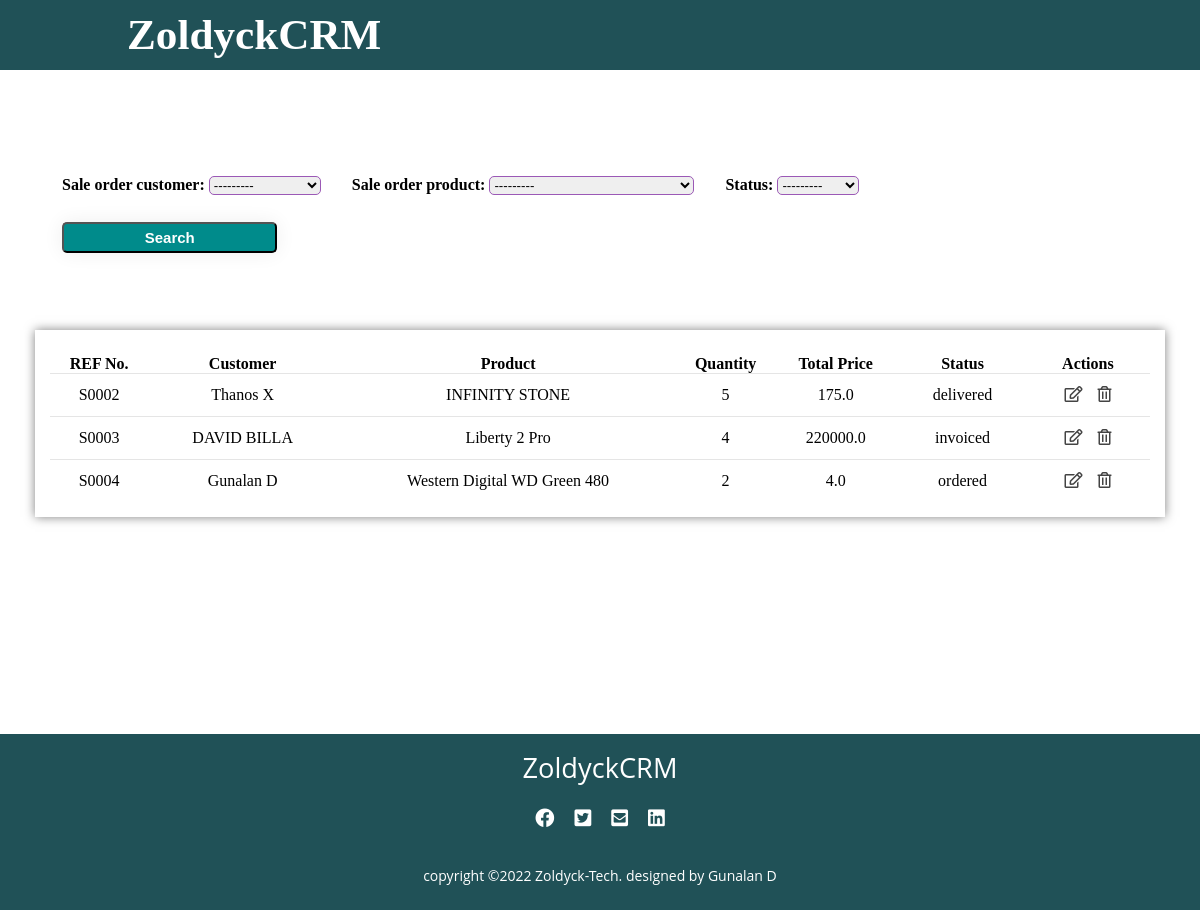
Before: /orders/ with the older database file.
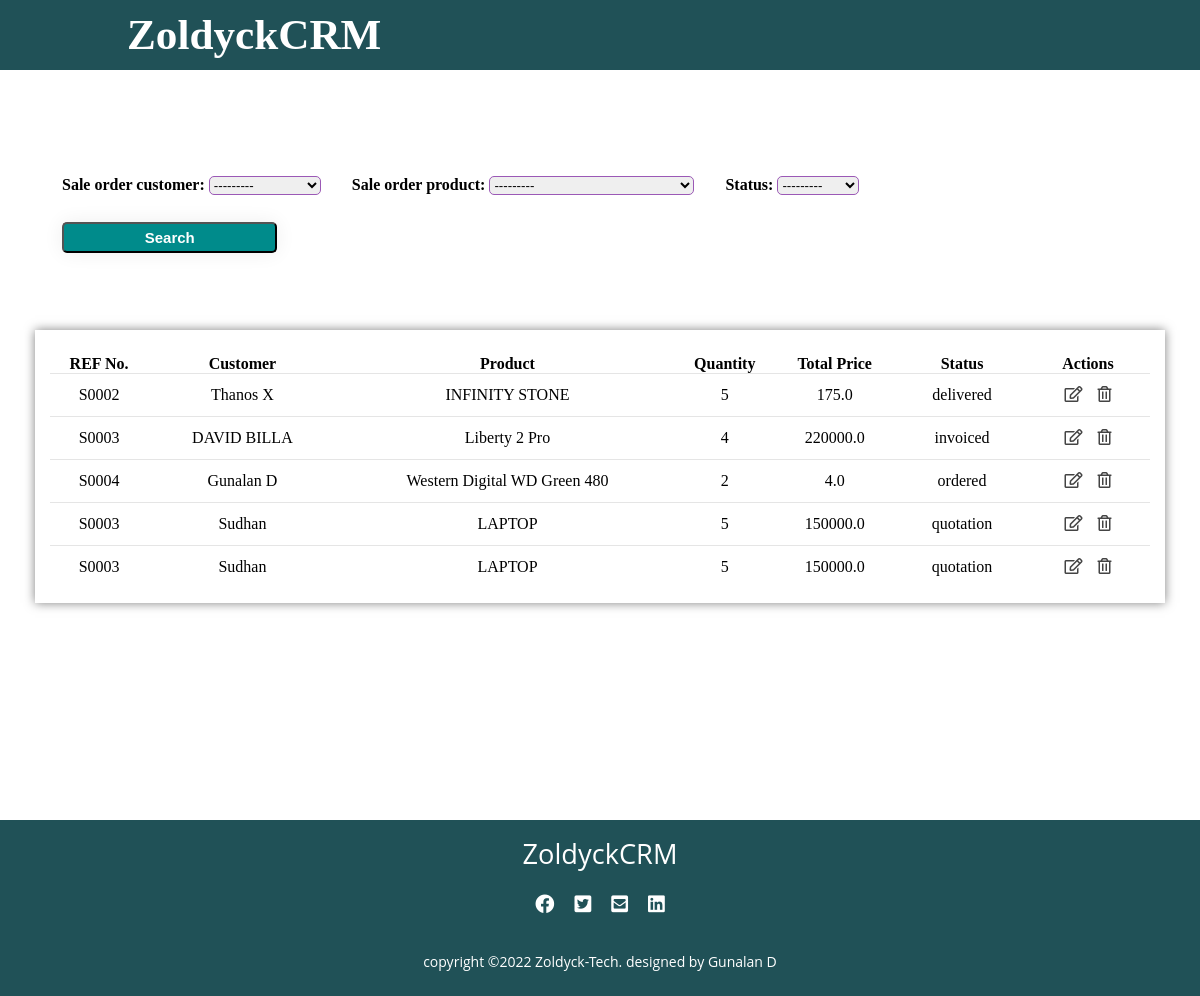
After: the same page with the newer database file.
### accounts/models.py (models this page shows, shortened)
class SaleOrder(models.Model):
    STATUS = (
        ('quotation', 'Quotation'),
        ('ordered', 'Ordered'),
        ('pending', 'Pending'),
        ('delivered', 'Delivered'),
        ('cancelled', 'Cancelled'),
        ('invoiced', 'Invoiced'),
    )
    sale_order_referencenumber = models.CharField(max_length=200, null= True)
    sale_order_customer = models.ForeignKey(Customer, on_delete=models.SET_NULL, null= True) # added a realtionship between the two models
    sale_order_product =  models.ForeignKey(Product, on_delete=models.SET_NULL, null= True)
    sale_order_quantity = models.IntegerField(null= True)
    sale_order_total_price = models.FloatField(null= True)
    sale_order_unit_price = models.FloatField(null= True)
    status = models.CharField(max_length=200, null= True , choices=STATUS, default='quotation')
    sale_order_date = models.DateTimeField(auto_now_add=True , null= True)

class Customer(models.Model):
    customer_pic = models.ImageField(upload_to='customer_pics/', blank=True)
    customer_name = models.CharField(max_length=50, null= True)
    customer_email = models.CharField(max_length=200 , null= True)
    customer_mobile = models.CharField(max_length=50 , null= True)
    date_created = models.DateTimeField(auto_now_add=True , null= True)
    def __str__(self):
        return self.customer_name

class Product(models.Model):
    CATEGORIES = (
        ('service', 'Service'),
        ('stockable', 'Stockable'),
    )
    product_name = models.CharField(max_length=200, null= True)
    product_price = models.FloatField(null= True)
    product_category = models.CharField(max_length=200, null= True , choices=CATEGORIES)
    product_description = models.CharField(max_length=200, null= True)
    date_created = models.DateTimeField(auto_now_add=True , null= True)
    product_tag = models.ManyToManyField(ProductTag ,blank=True, null=True)
    def __str__(self):
        return self.product_name

### accounts/views.py (the view)
# urls.py: path('orders/', views.total_orders, name='orders'),
def total_orders(request):
    orders = SaleOrder.objects.all()
    my_filter = OrderFilter(request.GET,queryset=orders)
    orders = my_filter.qs
    context = {
        'orders': orders,
        'filter': my_filter,
    }
    return render(request, 'accounts/orders.html',context)

### accounts/templates/accounts/orders.html (shortened to what this page needs)
{% extends 'accounts/layout.html'%}
{% block content %}
<section>
    <div class="main">
        <div class="product-tables">
            <form action="" method="get">
                {{filter.form}}
                <div class="button">
                    <button type="submit" class="crt-ser"><a href="">Search</a></button>
                </div>
            </form>
            <div class="latest-products">
                <table class="cus-prod-customers">
                    <thead>
                        <tr>
                            <th>REF No.</th>
                            <th>Customer</th>
                            <th>Product</th>
                            <th>Quantity</th>
                            <th>Total Price</th>
                            <th>Status</th>
                            <th>Actions</th>
                        </tr>
                    </thead>
                    <tbody>
                        {% for ord in orders %}
                        <tr>
                             <td>{{ ord.sale_order_referencenumber  }}</td>
                             <td>{{ ord.sale_order_customer }}</td>
                             <td>{{ ord.sale_order_product  }}</td>
                             <td>{{ ord.sale_order_quantity }}</td>
                             <td>{{ ord.sale_order_total_price  }}</td>
                             <td>{{ ord.status  }}</td>
                            <td>
                                <a href="{% url 'update_order' ord.id %}"><i class="far fa-edit"></i></a>
                                <a href="{% url 'delete_order' ord.id %}"><i class="far fa-trash-alt"></i></a>
                            </td>
                        </tr>
                        {% endfor %}
                    </tbody>
                </table>
            </div>
        </div>
    </div>
</section>
{% endblock %}

Changed rows visible on the page:
added SaleOrder: sale_order_referencenumber "S0003", sale_order_customer "Sudhan", sale_order_product "LAPTOP", sale_order_quantity "5", sale_order_total_price "150000.0", status "quotation"
added SaleOrder: sale_order_referencenumber "S0003", sale_order_customer "Sudhan", sale_order_product "LAPTOP", sale_order_quantity "5", sale_order_total_price "150000.0", status "quotation"
